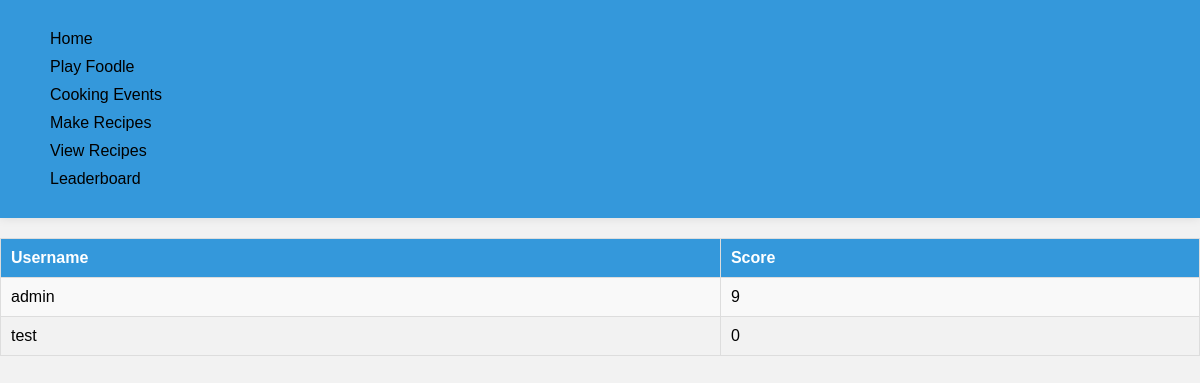
/foodle/leaderboard/ (signed in), run on an earlier commit of the app's database.
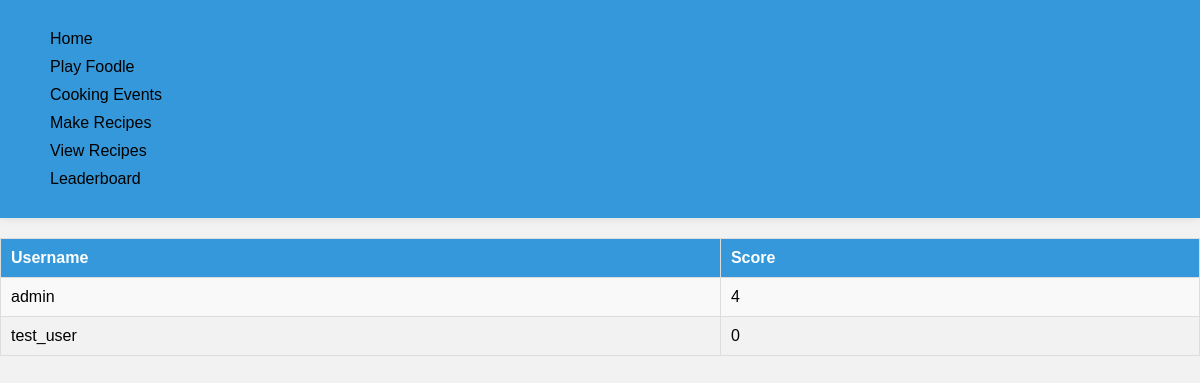
And on a later commit of the database.
### users/models.py (models this page shows, shortened)
class UserProfile(models.Model):
    user = models.OneToOneField(User, on_delete = models.CASCADE)
    foodle_score = models.IntegerField(default=0)
    def get_env_score(self):
        score = 0
        if (self.user.groups.count() == 0 ):
            return 0
        else:
            for event in MealEvent.objects.filter(group = self.user.groups.first()):
                score += event.score
        return score
    env_score = property(get_env_score)

### foodle/models.py (models this page shows)
class MealEvent(models.Model):
    Meal_Event_id = models.AutoField(primary_key=True)
    user = models.ForeignKey(User, on_delete=models.CASCADE)
    group = models.ForeignKey(Group, on_delete=models.CASCADE)
    date_time = models.DateTimeField()
    recipe = models.ForeignKey(Recipe, on_delete=models.CASCADE)
    score = models.PositiveBigIntegerField(default = 0)

### foodle/views.py (the view)
# urls.py: path("leaderboard/", views.leaderboard, name="leaderboard"),
@login_required
def leaderboard(request):
    profiles = list(UserProfile.objects.all())
    profiles.sort(
        reverse=True, key=lambda profile: profile.foodle_score + profile.env_score
    )
    context = {"top_100_profiles": profiles[:100]}
    return render(request, "foodle/leaderboard.html", context)

### foodle/templates/foodle/leaderboard.html (shortened to what this page needs)
{% extends 'foodle/index.html' %}
{% block content %}
{% if top_100_profiles %}
    <table>
        <tr>
            <th>Username</th>
            <th>Score</th>
        </tr>
        {% for profile in top_100_profiles %}
        <tr>
            <td>{{ profile.user.username }}</td>
            <td>{{ profile.foodle_score|add:profile.env_score }}</td>
        </tr>
        {% endfor %}
    </table>
{% else %}
    <p>No users currently available</p>
{% endif %}
{% endblock content %}

What changed in the data, as far as the page shows it:
computed for UserProfile "admin": foodle_score|add "9" → "4"
changed through a linked row, UserProfile: user.username "test" → "test_user"
